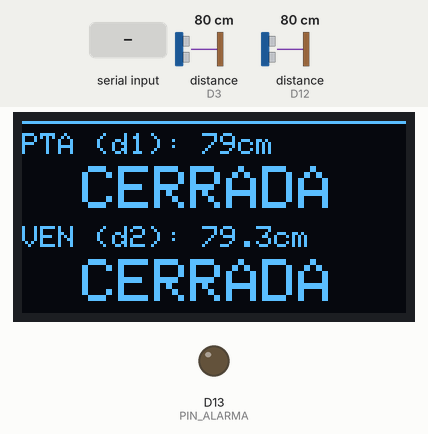
Simulated run of this program. Board: STM32 Nucleo. On the bench: 128×64 one-colour display, output pins drawn as LEDs (lit = HIGH). Wiring (inferred from the names in the program): 2 × ultrasonic range finder: trigger D2, echo D3 / trigger D11, echo D12. The test bench sets the inputs (shaded band); at power-on: distance to the obstacle (sensors on D3, D12) 80 cm. The echo pulse lasts 58.3 µs per cm; pins used as bus, display or sensor lines are not drawn; what the program prints to the serial monitor is not drawn.

Above: at 2.2 s.
2.3 s: distance to the obstacle (sensor on D3) set to 2 cm
At 2.8 s:
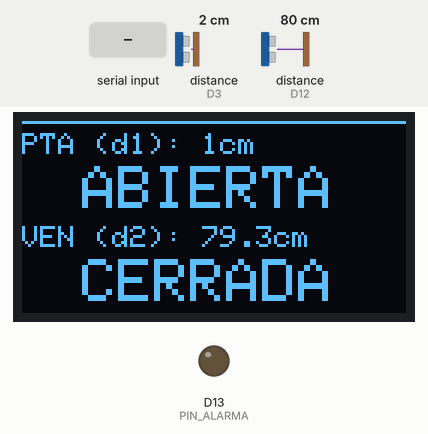
3.9 s: distance to the obstacle (sensor on D12) set to 11 cm
At 4.4 s:
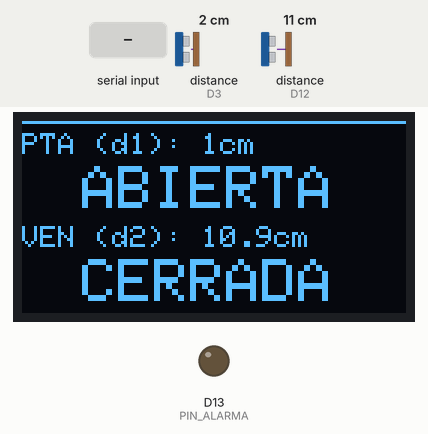
5.5 s: distance to the obstacle (sensor on D12) set to 8 cm
At 6.4 s:
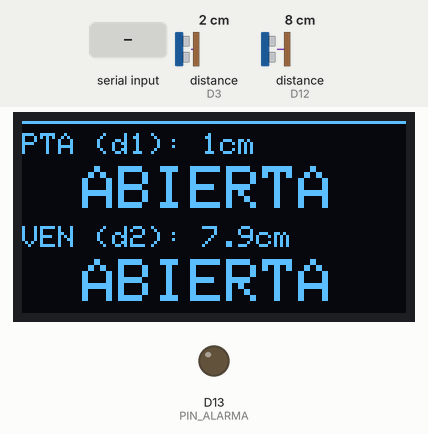
7.0 s: "ALARMA:ON\n" received over the second serial link
At 8.2 s:
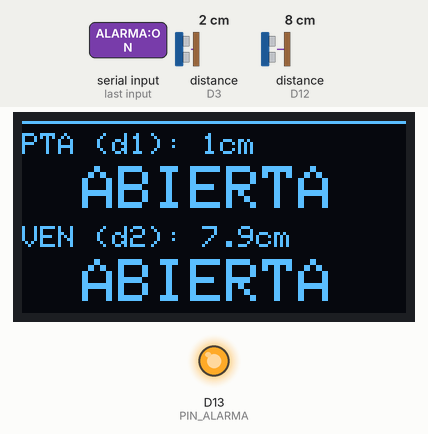
8.5 s: distance to the obstacle (sensor on D3) set to 9 cm
At 9.0 s:
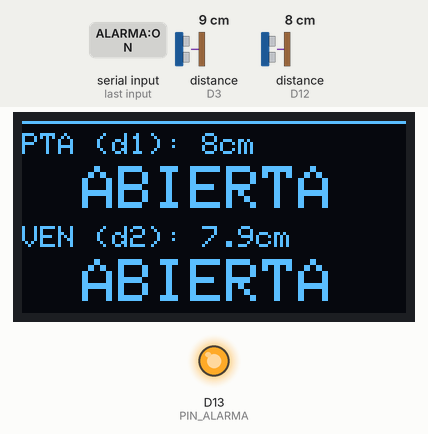
10.0 s: distance to the obstacle (sensor on D3) set to 13 cm
At 11.0 s:
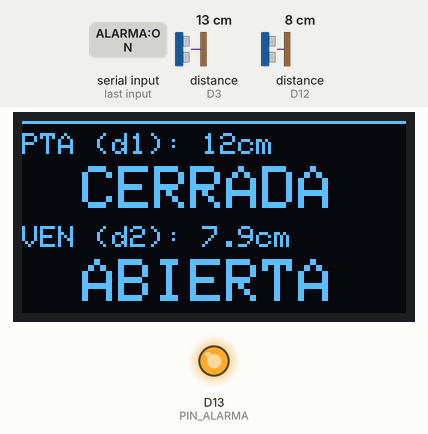
Timing chart, 0 to 12.6 s (numbered marks = the images above; inputs shaded):
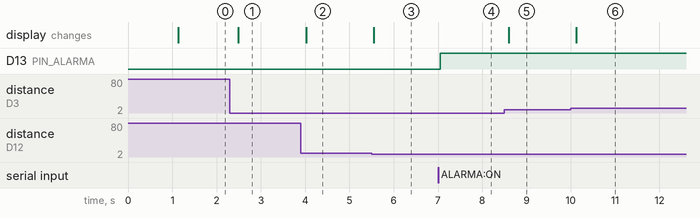

The program:

main.cpp
```cpp
#include <Arduino.h>
#include <Wire.h>
#include <Adafruit_GFX.h>
#include <Adafruit_SSD1306.h>

// --- CONFIGURACIÓN OLED ---
#define SCREEN_WIDTH 128
#define SCREEN_HEIGHT 64
Adafruit_SSD1306 display(SCREEN_WIDTH, SCREEN_HEIGHT, &Wire, -1);

// --- CONFIGURACIÓN COMUNICACIÓN CON ESP32 ---
// PA10 = RX (Conectar al TX del ESP32)
// PA9  = TX (Conectar al RX del ESP32)
HardwareSerial SerialESP(PA10, PA9);

// --- PINES SENSORES ---
const int trig1 = D2;  const int echo1 = D3;   // S1 - Puerta
const int trig2 = D11; const int echo2 = D12;  // S2 - Ventana

// Pin para el LED o Buzzer de la alarma
#define PIN_ALARMA LED_BUILTIN

// --- VARIABLES DE ESTADO ---
String estadoPuertaAnt = "";
String estadoVentanaAnt = "";
String ultimoComandoAlarma = "OFF";

// Función para medir distancia
float obtenerDistancia(int trig, int echo) {
  digitalWrite(trig, LOW);
  delayMicroseconds(2);
  digitalWrite(trig, HIGH);
  delayMicroseconds(10);
  digitalWrite(trig, LOW);

  // Timeout de 30ms (suficiente para medir hasta ~5 metros)
  long duration = pulseIn(echo, HIGH, 30000);

  if (duration == 0) return 0.0;
  return duration * 0.034 / 2;
}

void setup() {
  Serial.begin(115200);
  SerialESP.begin(115200);

  // Configuración pines I2C
  Wire.setSDA(PB7);
  Wire.setSCL(PB6);
  Wire.begin();

  pinMode(trig1, OUTPUT); pinMode(echo1, INPUT);
  pinMode(trig2, OUTPUT); pinMode(echo2, INPUT);
  pinMode(PIN_ALARMA, OUTPUT);

  if(!display.begin(SSD1306_SWITCHCAPVCC, 0x3C)) {
    Serial.println(F("Error: No se encuentra la pantalla OLED"));
    for(;;);
  }

  display.clearDisplay();
  display.setTextColor(SSD1306_WHITE);
  display.setTextSize(1);
  display.setCursor(0, 20);
  display.println("STM32 INICIANDO...");
  display.display();
  delay(1000);

  Serial.println("--- STM32 LISTA CON NUEVAS MEDIDAS ---");
}

void loop() {
  // 1. LECTURA DE SENSORES
  float d1 = obtenerDistancia(trig1, echo1);
  delay(40); // Pequeña pausa
  float d2 = obtenerDistancia(trig2, echo2);

  // ====================================================
  // 2. LÓGICA DE PUERTA (S1) - (Valores anteriores)
  // ====================================================
  String estadoPuertaAct;
  if (d1 == 0.0 || d1 >= 11.0) estadoPuertaAct = "CERRADA";
  else if (d1 <= 8.0)          estadoPuertaAct = "ABIERTA";
  else                         estadoPuertaAct = "ESPERA";

  if (estadoPuertaAct != "ESPERA" && estadoPuertaAct != estadoPuertaAnt) {
    estadoPuertaAnt = estadoPuertaAct;
    SerialESP.println("PUERTA:" + estadoPuertaAct);
    Serial.println("Cambio Puerta -> " + estadoPuertaAct);
  }

  // ====================================================
  // 3. LÓGICA DE VENTANA (S2) - ¡¡AJUSTADA!!
  // ====================================================
  // CERRADO: 12.5 cm o más
  // ABIERTO: 9.0 cm o menos
  // MENOS SENSIBLE: Hay un hueco grande entre 9 y 12.5
  String estadoVentanaAct;

  if (d2 == 0.0 || d2 >= 12.5) {
      estadoVentanaAct = "CERRADA";
  }
  else if (d2 <= 9.0) {
      estadoVentanaAct = "ABIERTA";
  }
  else {
      // Si está entre 9.1 y 12.4 cm, no cambia (zona muerta)
      estadoVentanaAct = "ESPERA";
  }

  if (estadoVentanaAct != "ESPERA" && estadoVentanaAct != estadoVentanaAnt) {
    estadoVentanaAnt = estadoVentanaAct;
    SerialESP.println("VENTANA:" + estadoVentanaAct);
    Serial.println("Cambio Ventana -> " + estadoVentanaAct + " (" + String(d2) + "cm)");
  }

  // ==========================================
  // 4. RECIBIR DATOS DEL ESP32 (ALARMA)
  // ==========================================
  if (SerialESP.available()) {
    String comando = SerialESP.readStringUntil('\n');
    comando.trim();

    if (comando == "ALARMA:ON") {
      digitalWrite(PIN_ALARMA, HIGH);
      ultimoComandoAlarma = "ON";
    }
    else if (comando == "ALARMA:OFF") {
      digitalWrite(PIN_ALARMA, LOW);
      ultimoComandoAlarma = "OFF";
    }
  }

  // ==========================================
  // 5. ACTUALIZAR PANTALLA OLED
  // ==========================================
  display.clearDisplay();
  display.drawLine(0, 0, 128, 0, SSD1306_WHITE);

  // -- PUERTA --
  display.setTextSize(1);
  display.setCursor(0, 4);
  display.print("PTA (d1): ");
  display.print((int)d1); // Muestro distancia para calibrar
  display.print("cm");

  display.setTextSize(2);
  display.setCursor(20, 15);
  if(estadoPuertaAnt == "ABIERTA") display.print("ABIERTA");
  else display.print("CERRADA");

  // -- VENTANA --
  display.setTextSize(1);
  display.setCursor(0, 35);
  display.print("VEN (d2): ");
  display.print(d2, 1); // Muestro distancia con decimal para calibrar fino
  display.print("cm");

  display.setTextSize(2);
  display.setCursor(20, 46);
  if(estadoVentanaAnt == "ABIERTA") display.print("ABIERTA");
  else display.print("CERRADA");

  display.display();

  delay(150);
}
```

Measured:
- the behaviour switches between 10 and 9 cm on distance to the obstacle (sensor on D12) (found by bisection; images 2 and 3)
- the behaviour switches between 11 and 12 cm on distance to the obstacle (sensor on D3) (found by bisection; images 5 and 6)
- after the input at 2.3 s, the display: changes after 0.18 s (image 1)
- after the input at 3.9 s, the display: changes after 0.13 s (image 2)
- after the input at 5.5 s, the display: changes after 0.05 s (image 3)
- after the input at 7.0 s, D13 (PIN_ALARMA): LOW → HIGH after 0.05 s
- after the input at 8.5 s, the display: changes after 0.09 s (image 5)
- after the input at 10.0 s, the display: changes after 0.12 s (image 6)
